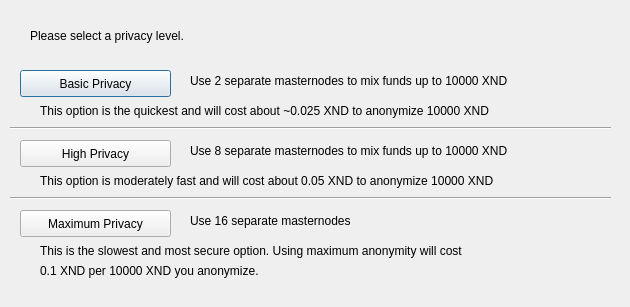
<?xml version="1.0" encoding="UTF-8"?>
<ui version="4.0">
 <class>DarksendConfig</class>
 <widget class="QDialog" name="DarksendConfig">
  <property name="geometry">
   <rect>
    <x>0</x>
    <y>0</y>
    <width>630</width>
    <height>307</height>
   </rect>
  </property>
  <property name="windowTitle">
   <string>Configure Darksend</string>
  </property>
  <widget class="QPushButton" name="buttonBasic">
   <property name="geometry">
    <rect>
     <x>20</x>
     <y>70</y>
     <width>151</width>
     <height>27</height>
    </rect>
   </property>
   <property name="text">
    <string>Basic Privacy</string>
   </property>
  </widget>
  <widget class="QPushButton" name="buttonHigh">
   <property name="geometry">
    <rect>
     <x>20</x>
     <y>140</y>
     <width>151</width>
     <height>27</height>
    </rect>
   </property>
   <property name="text">
    <string>High Privacy</string>
   </property>
  </widget>
  <widget class="QPushButton" name="buttonMax">
   <property name="geometry">
    <rect>
     <x>20</x>
     <y>210</y>
     <width>151</width>
     <height>27</height>
    </rect>
   </property>
   <property name="text">
    <string>Maximum Privacy</string>
   </property>
  </widget>
  <widget class="QLabel" name="label">
   <property name="geometry">
    <rect>
     <x>30</x>
     <y>20</y>
     <width>571</width>
     <height>31</height>
    </rect>
   </property>
   <property name="text">
    <string>Please select a privacy level.</string>
   </property>
  </widget>
  <widget class="QLabel" name="label_2">
   <property name="geometry">
    <rect>
     <x>190</x>
     <y>70</y>
     <width>421</width>
     <height>21</height>
    </rect>
   </property>
   <property name="text">
    <string>Use 2 separate masternodes to mix funds up to 10000 XND</string>
   </property>
  </widget>
  <widget class="QLabel" name="label_3">
   <property name="geometry">
    <rect>
     <x>190</x>
     <y>140</y>
     <width>411</width>
     <height>21</height>
    </rect>
   </property>
   <property name="text">
    <string>Use 8 separate masternodes to mix funds up to 10000 XND</string>
   </property>
  </widget>
  <widget class="QLabel" name="label_4">
   <property name="geometry">
    <rect>
     <x>190</x>
     <y>210</y>
     <width>421</width>
     <height>21</height>
    </rect>
   </property>
   <property name="text">
    <string>Use 16 separate masternodes</string>
   </property>
  </widget>
  <widget class="QLabel" name="label_6">
   <property name="geometry">
    <rect>
     <x>40</x>
     <y>100</y>
     <width>561</width>
     <height>21</height>
    </rect>
   </property>
   <property name="text">
    <string>This option is the quickest and will cost about ~0.025 XND to anonymize 10000 XND</string>
   </property>
  </widget>
  <widget class="QLabel" name="label_7">
   <property name="geometry">
    <rect>
     <x>40</x>
     <y>170</y>
     <width>561</width>
     <height>21</height>
    </rect>
   </property>
   <property name="text">
    <string>This option is moderately fast and will cost about 0.05 XND to anonymize 10000 XND</string>
   </property>
  </widget>
  <widget class="QLabel" name="label_8">
   <property name="geometry">
    <rect>
     <x>40</x>
     <y>240</y>
     <width>561</width>
     <height>21</height>
    </rect>
   </property>
   <property name="text">
    <string>This is the slowest and most secure option. Using maximum anonymity will cost</string>
   </property>
  </widget>
  <widget class="QLabel" name="label_9">
   <property name="geometry">
    <rect>
     <x>40</x>
     <y>260</y>
     <width>561</width>
     <height>21</height>
    </rect>
   </property>
   <property name="text">
    <string>0.1 XND per 10000 XND you anonymize.</string>
   </property>
  </widget>
  <widget class="Line" name="line">
   <property name="geometry">
    <rect>
     <x>10</x>
     <y>120</y>
     <width>601</width>
     <height>16</height>
    </rect>
   </property>
   <property name="orientation">
    <enum>Qt::Horizontal</enum>
   </property>
  </widget>
  <widget class="Line" name="line_2">
   <property name="geometry">
    <rect>
     <x>10</x>
     <y>190</y>
     <width>601</width>
     <height>16</height>
    </rect>
   </property>
   <property name="orientation">
    <enum>Qt::Horizontal</enum>
   </property>
  </widget>
 </widget>
 <resources/>
 <connections/>
</ui>
